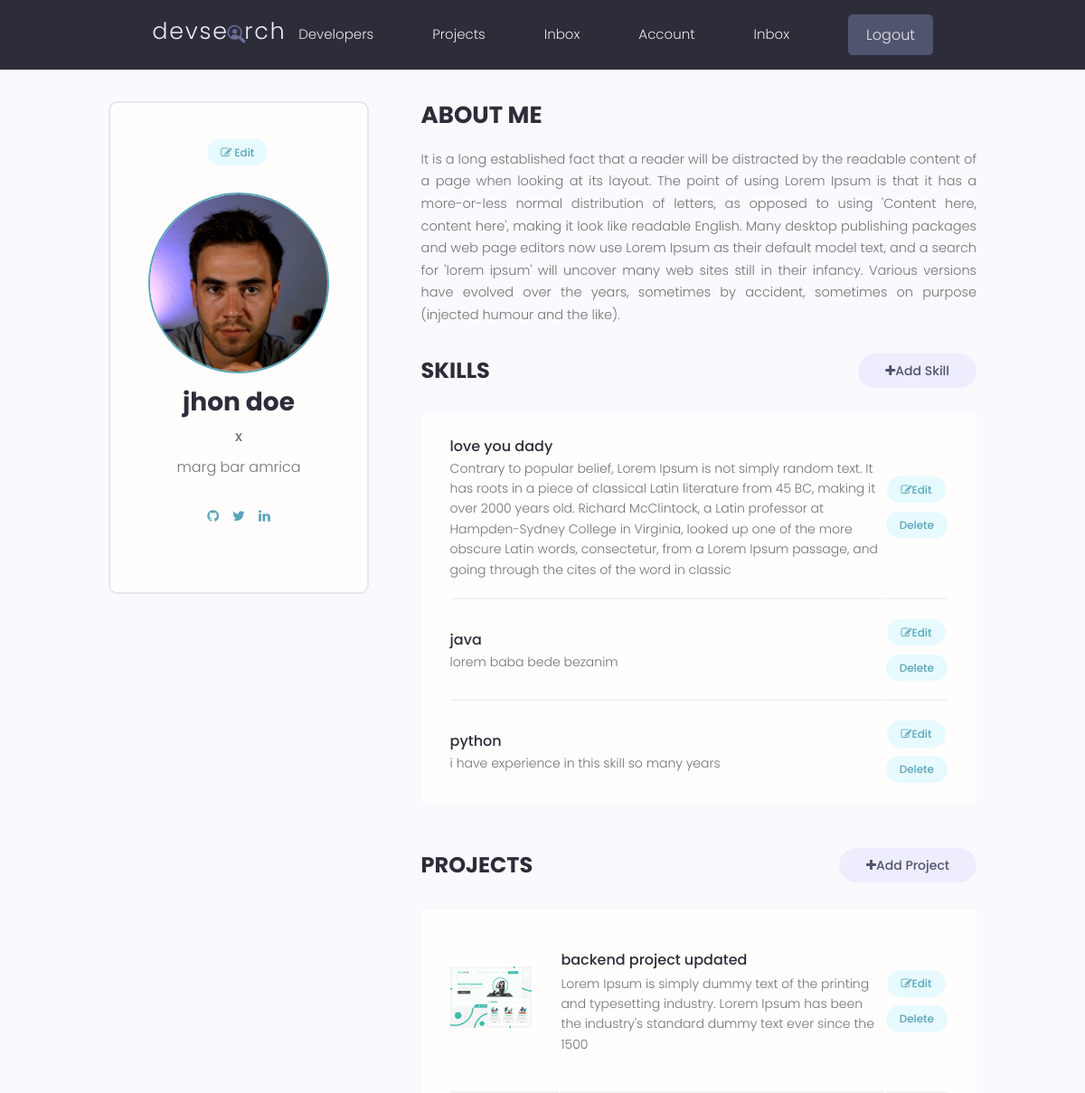
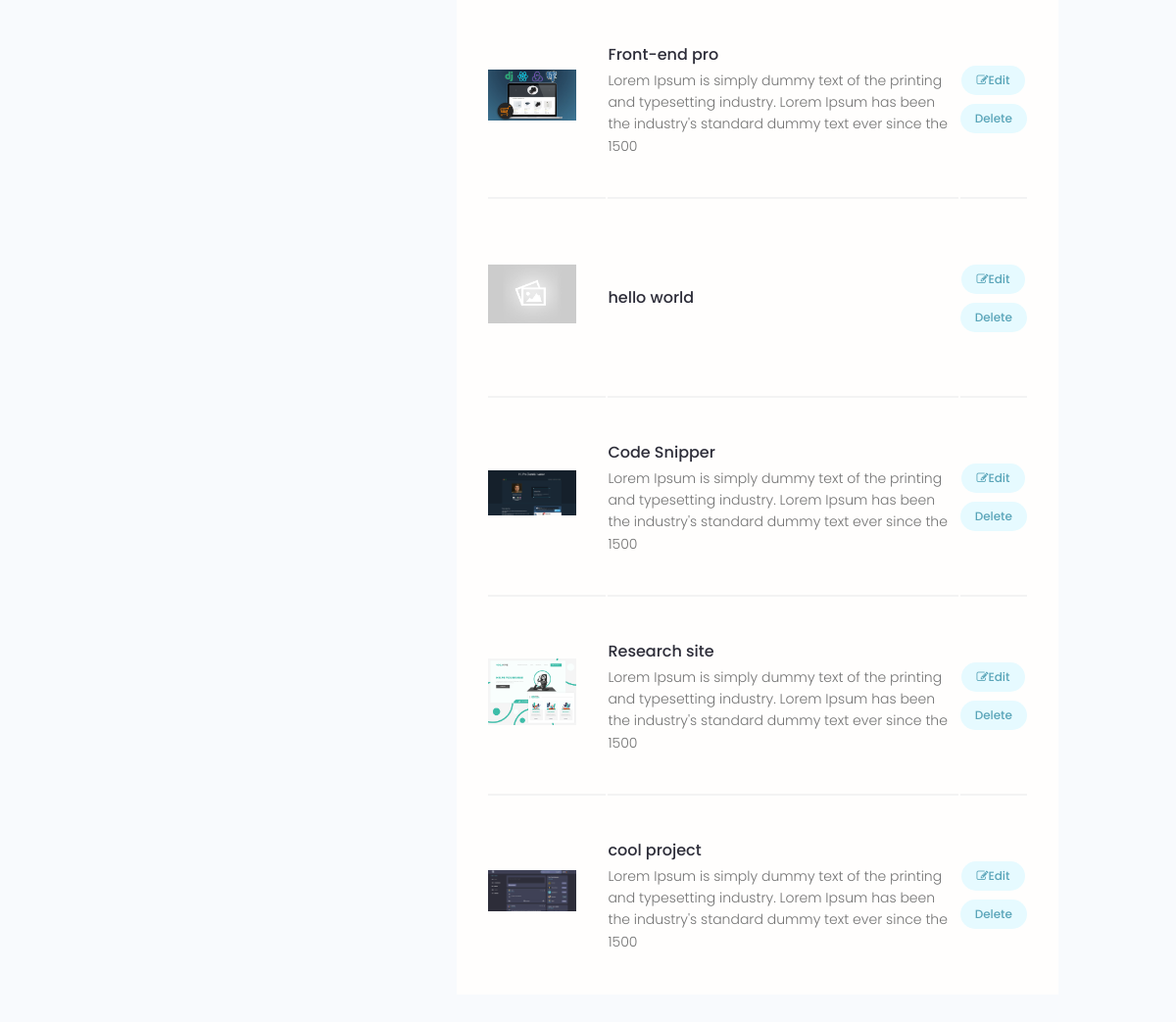
/account/ (signed in), run on the app's committed database (2 pictures, top to bottom).
### users/models.py (models this page shows, shortened)
class Profile(models.Model):
      user = models.OneToOneField(User, on_delete=models.CASCADE,
            null=True, blank=True)
      name = models.CharField(max_length=200, blank=True, null=True)
      email = models.EmailField(max_length=500, blank=True,null=True)
      username =models.CharField(max_length=200, blank=True, null=True)
      location = models.CharField(max_length=200, blank=True, null=True)
      short_intro = models.CharField(max_length=200, blank=True, null=True)
      bio = models.TextField(blank=True, null=True)
      profile_image = models.ImageField(blank=True,null=True,
            default='user-default.png', upload_to='profiles/')
      social_github  = models.CharField(max_length=200, blank=True, null=True)
      social_twitter = models.CharField(max_length=200, blank=True, null=True)
      social_linkdin = models.CharField(max_length=200, blank=True, null=True)
      social_youtube = models.CharField(max_length=200, blank=True, null=True)
      social_website = models.CharField(max_length=200, blank=True, null=True)
      created = models.DateTimeField(auto_now_add=True)
      id = models.UUIDField(default=uuid.uuid4 ,
                  unique=True , primary_key=True , editable=False )

class Skill(models.Model):
      owner = models.ForeignKey(Profile,on_delete=models.CASCADE,
                  null=True, blank=True)
      id = models.UUIDField(unique=True,
                  default=uuid.uuid4,primary_key=True,editable=False)
      name = models.CharField(max_length=100 , null=True, blank=True)
      description = models.TextField(max_length=1000 , null=True, blank=True)
      created = models.DateTimeField(auto_now_add=True)
      def __str__(self):
            return str(self.name)

### projects/models.py (models this page shows, shortened)
class Project(models.Model):
      owner = models.ForeignKey(Profile,null=True,
                           blank=True, on_delete= models.SET_NULL)
      title = models.CharField(max_length=2000)
      description = models.TextField(null=True, blank=True)
      featured_image = models.ImageField( null=True, blank=True , default='default.jpg')
      demo_link = models.CharField(max_length=2000 ,null=True, blank=True)
      source_link = models.CharField(max_length=2000 ,null=True, blank=True)
      tags = models.ManyToManyField('Tag')
      vote_total = models.IntegerField(default=0,null=True,blank=True)
      vote_ratio = models.IntegerField(default=0,null=True,blank=True)
      created = models.DateTimeField(auto_now_add=True)
      id = models.UUIDField(default=uuid.uuid4 , unique=True , primary_key=True , editable=False )
      class Meta :
            ordering = [
                  '-vote_ratio',
                  '-vote_total', # if vote_ration in projects same number, number of review is matter for us
                  'title'
            ]

### users/views.py (the view)
# urls.py: path('account/',views.userAccount, name='account'),
@login_required(login_url ='login')
def userAccount(request):
      profile = request.user.profile
      if request.session :
            print("\n\n re  \t  ", request.session  )
      userprojects = profile.project_set.all()
      context = {
            'profile':profile,
            'projects':userprojects,
      }
      return render(request,'users/account.html',context )

### users/templates/users/account.html (shortened to what this page needs)
{% extends "base.html" %}
{% load static %}
{% block content %}
  <main class="settingsPage profile my-md">
      <div class="container">
        <div class="layout">
          <div class="column column--1of3">
            <div class="card text-center">
              <div class="card__body dev">
                <a class="tag tag--pill tag--main settings__btn" href="{% url 'editaccount' %}"><i class="fa fa-edit"></i> Edit</a>
                <img class="avatar avatar--xl dev__avatar" src="{{profile.profile_image.url}}" />
                <h2 class="dev__name">{{profile.name}}</h2>
                <p class="dev__title">{{profile.short_intro}}</p>
                <p class="dev__location">{{profile.location}}</p>
                <ul class="dev__social">
                  {%if profile.social_github %}
                  <li>
                    <a title="Github" href="{{profile.social_github}}" target="_blank"><i class="fa fa-github"></i></a>
                  </li>
                  {% endif %}
                  {% if profile.social_twitter %}
                  <li>
                    <a title="Twitter" href="{{profile.social_twitter}}" target="_blank"><i class="fa fa-twitter"></i></a>
                  </li>
                  {% endif %}
                  {% if profile.social_linkdin %}
                  <li>
                    <a title="LinkedIn" href="{{profile.social_linkdin}}" target="_blank"><i class="fa fa-linkedin"></i></a>
                  </li>
                  {% endif %}
                </ul>
              </div>
            </div>
          </div>
          <div class="column column--2of3">
            <div class="devInfo">
              <h3 class="devInfo__title">About Me</h3>
              <p class="devInfo__about">
                {{profile.bio}}
              </p>
            </div>
            <div class="settings">
              <h3 class="settings__title">Skills</h3>
              <a class="tag tag--pill tag--sub settings__btn tag--lg" href="/create-skill"><i class="fa fa-plus"></i> Add Skill</a>
            </div>
            <table class="settings__table">
            {%for skill in profile.skill_set.all %}
              <tr>
                <td class="settings__tableInfo">
                  <h4>{{skill}}</h4>
                  {% if skill.description %}
                  <p>
                        {{skill.description}}
                  </p>
                  {%endif%}
                </td>
                <td class="settings__tableActions">
                  <a class="tag tag--pill tag--main settings__btn" href="/update-skill/{{skill.id}}"><i class="fa fa-edit"></i> Edit</a>
                  <a class="tag tag--pill tag--main settings__btn" href="/delete-skill/{{skill.id }}?next=/account">
                    Delete</a>
                </td>
              </tr>
            {% endfor %}
            </table>
            <div class="settings">
              <h3 class="settings__title">Projects</h3>
              <a class="tag tag--pill tag--sub settings__btn tag--lg" href="{% url 'create-project' %}"><i class="fa fa-plus"></i> Add Project</a>
            </div>
            <table class="settings__table">
                  {%for project in projects%}
                        <tr>
                        <td class="settings__thumbnail">
                              <a href="/project/single/{{project.id}}">
                                    <img src="{{ project.featured_image.url }}" alt="Project Thumbnail" /></a>
                        </td>
                        <td class="settings__tableInfo">
                              <a href="single-project.html">{{project.title}}</a>
                              <p>
                              {{project.description|slice:"150"}}
                              </p>
                        </td>
                        <td class="settings__tableActions">
                              <a class="tag tag--pill tag--main settings__btn" href="{%url 'update-project' project.id %}">
                                    <i class="fa fa-edit"></i> Edit</a>
                              <a class="tag tag--pill tag--main settings__btn" href="{%url 'delete-project' project.id %}?next=/account">
                              Delete</a>
                        </td>
                        </tr>
                  {% endfor %}
            </table>
          </div>
        </div>
      </div>
    </main>
{% endblock content %}

### static/styles/app.css (style rules this page uses)
:root { --color-sub: #2d2d39; }
.card { border: 2px solid var(--color-light); }
img { width: 100%; }
.profile .card > .dev { padding: 4rem; }
.dev__avatar { display: block; margin: auto; }
.dev__name { color: var(--color-sub); font-size: 2.8rem; font-weight: 700; margin-top: 1rem; margin-bottom: 0.5rem; }
.dev__title { font-size: 1.6rem; font-weight: 500; line-height: 1.3; }
.dev__location { margin-top: 1rem; }
.dev__social { margin: 3rem 0; list-style: none; display: flex; justify-content: center; gap: 1.5rem; }
.devInfo { margin-bottom: 3rem; }
.devInfo__title, .devInfo__subtitle { font-size: 2.6rem; color: var(--color-sub); text-transform: uppercase; font-weight: 700; margin-bottom: 1.5rem; }
.devInfo__about, .devSkill__info { font-size: 1.45rem; line-height: 1.7; text-align: justify; }
.settingsPage .dev > .settings__btn { display: inline-block; margin-bottom: 3rem; }
.settings { display: flex; justify-content: space-between; align-items: center; }
.settings__title { font-size: 2.4rem; text-transform: uppercase; font-weight: 700; color: var(--color-sub); }
.settings__table { margin-top: 3rem; margin-bottom: 5rem; padding: 0 3rem; background: var(--color-white); }
.settings__table tr { width: 100%; }
.settings__table tr > td { padding: 2rem 0; }
.settings__table tr:not(:last-child) td { border-bottom: 2px solid var(--color-white-light); }
.settings__thumbnail { width: 23%; min-width: 10rem; }
.settings__thumbnail img { padding-right: 3rem; height: 15rem; object-fit: contain; }
.settings__tableInfo { width: 100%; }
.settings__tableInfo h4, .settings__tableInfo a { padding-right: 1rem; width: auto; font-size: 1.6rem; font-weight: 500; color: var(--color-sub); }
.settings__tableInfo p { font-size: 1.4rem; }
.settings__tableActions { text-align: right; }

### static/uikit/styles/modules/_variables.css (style rules this page uses)
:root { --color-main: #5aa5b9; --color-main-light: #e6faff; --color-sub: #3f4156; --color-sub-light: #51546e; --color-sub-lighter: #ededfd; --color-text: #737373; --color-gray: #8b8b8b; --color-light: #e5e7eb; --color-light-gray: #767676; --color-bg: #f8fafd; --color-white: #fffefd; --color-white-light: #f3f3f3; --color-success: #359e64; --color-success-bg: #def8e8; --color-error: #fc4b0b; --color-error-bg: #fff2ee; --font-base: 'Poppins', arial, helvetica, 'Segoe UI', roboto, ubuntu, sans-serif; --font-monospace: 'Fira Code', 'Courier New', courier, monospace; --font-regular: 300; --font-medium: 500; --font-bold: 700; --generic-shadow: 1px 1px 5px #00000010; --generic-transition: all 0.3s ease-in-out; }

### static/uikit/styles/modules/_base.css (style rules this page uses)
* { margin: 0; padding: 0; box-sizing: border-box; text-rendering: optimizeLegibility; color: inherit; font-size: inherit; }
html { font-size: 50%; }
@media only screen and (min-width: 480px) { html { font-size: 56.25%; } }
@media only screen and (min-width: 1200px) { html { font-size: 62.5%; } }
body { line-height: 1.6; font-weight: 400; font-size: 1.5rem; color: var(--color-text); background-color: var(--color-bg); min-height: 100vh; }

### static/uikit/styles/modules/_typography.css (style rules this page uses)
* { font-family: var(--font-base); }
h2 { font-size: 3.6rem; font-weight: var(--font-bold); }
h3 { font-size: 3.2rem; font-weight: var(--font-medium); }
h4 { font-size: 2.8rem; font-weight: var(--font-medium); }
p, span, strong { font-size: 1.6rem; color: var(--color-text); font-weight: var(--font-regular); }
a { padding-bottom: 2px; text-decoration: none; display: inline-block; color: var(--color-main); font-weight: var(--font-medium); }

### static/uikit/styles/modules/_utilities.css (style rules this page uses)
.container { width: 92%; max-width: 165rem; margin: 0 auto; box-sizing: border-box; }
@media screen and (min-width: 1000px) { .container { width: 90%; } }
@media screen and (min-width: 1200px) { .container { width: 80%; } }
.text-center { text-align: center; }
.my-md { margin: 3rem auto; }

### static/uikit/styles/modules/_avatar.css (style rules this page uses)
.avatar { border-radius: 50%; border: 2px solid var(--color-main); object-fit: cover; }
.avatar--xl { height: 20rem; width: 20rem; }

### static/uikit/styles/modules/_card.css (style rules this page uses)
.card { border-radius: 1rem; background-color: var(--color-white); border: 1.5px solid var(--color-light); width: auto; height: auto; margin-top: 0.5rem; margin-bottom: 0.5rem; overflow: hidden; }
.card__body, .card__header { padding: 2rem 2.5rem; }

### static/uikit/styles/modules/_layout.css (style rules this page uses)
.layout { display: flex; flex-flow: row wrap; justify-content: space-between; }
.layout > .column { margin-bottom: 3rem; }
.layout > .column.column--1of3 { flex-basis: 30%; }
.layout > .column.column--2of3 { flex-basis: 64%; }

### data on the page
Profile: profile_image (picture), name "jhon doe", short_intro "x", location "marg bar amrica", bio "It is a long established fact that a reader will be distracted by the readable content of a page when looking at its layout. The point of using Lorem Ipsum is that it has a more-or-less normal distribution of letters, as opposed to using 'Content here, content here', making it look like readable English. Many desktop publishing packages and web page editors now use Lorem Ipsum as their default model text, and a search for 'lorem ipsum' will uncover many web sites still in their infancy. Various versions have evolved over the years, sometimes by accident, sometimes on purpose (injected humour and the like)."
Skill: name "love you dady", description "Contrary to popular belief, Lorem Ipsum is not simply random text. It has roots in a piece of classical Latin literature from 45 BC, making it over 2000 years old. Richard McClintock, a Latin professor at Hampden-Sydney College in Virginia, looked up one of the more obscure Latin words, consectetur, from a Lorem Ipsum passage, and going through the cites of the word in classic"
Skill: name "java", description "lorem baba bede bezanim"
Skill: name "python", description "i have experience in this skill so many years"
Project: featured_image (picture), title "backend project updated", description "Lorem Ipsum is simply dummy text of the printing and typesetting industry. Lorem Ipsum has been the industry's standard dummy text ever since the 1500"
Project: featured_image (picture), title "Front-end pro", description "Lorem Ipsum is simply dummy text of the printing and typesetting industry. Lorem Ipsum has been the industry's standard dummy text ever since the 1500"
Project: featured_image (placeholder picture), title "hello world"
Project: featured_image (picture), title "Code Snipper", description "Lorem Ipsum is simply dummy text of the printing and typesetting industry. Lorem Ipsum has been the industry's standard dummy text ever since the 1500"
Project: featured_image (picture), title "Research site", description "Lorem Ipsum is simply dummy text of the printing and typesetting industry. Lorem Ipsum has been the industry's standard dummy text ever since the 1500"
Project: featured_image (picture), title "cool project", description "Lorem Ipsum is simply dummy text of the printing and typesetting industry. Lorem Ipsum has been the industry's standard dummy text ever since the 1500"
